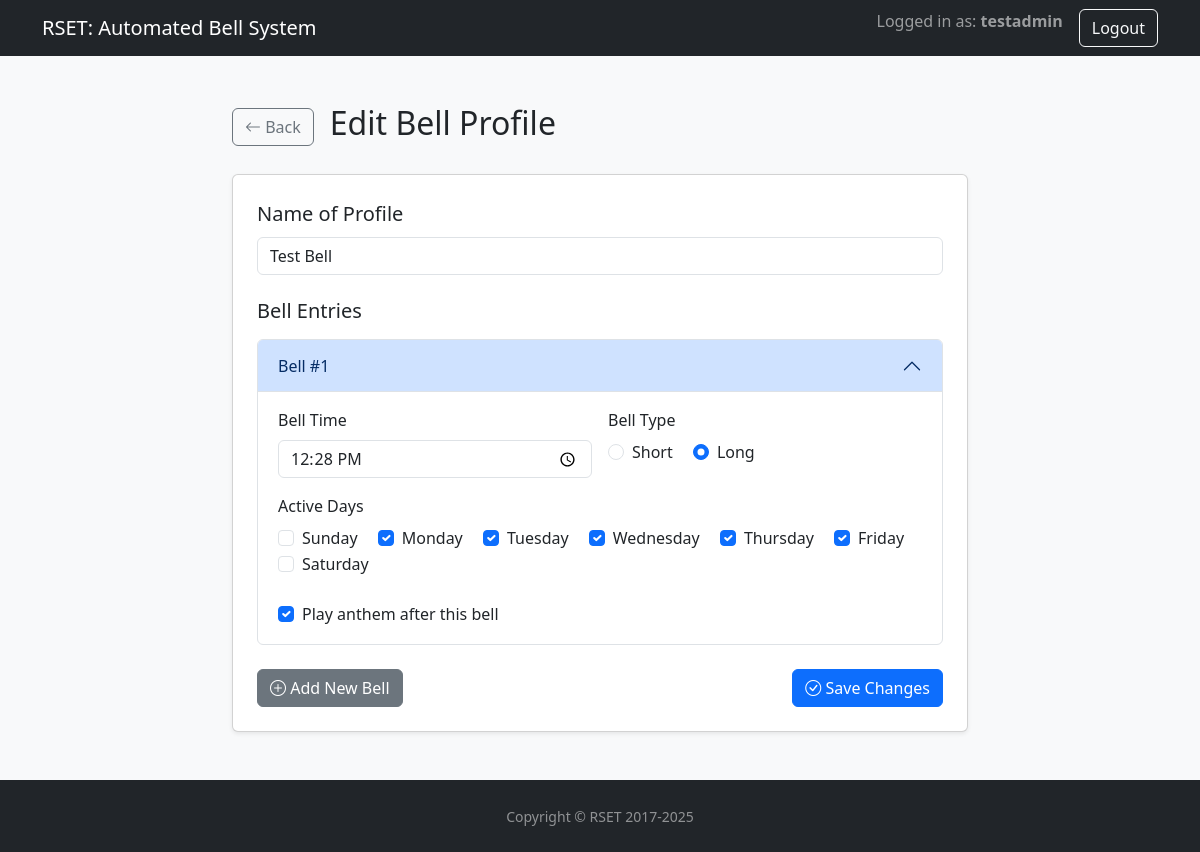
The app's page /profile/3/edit/ (signed in) with its own data.
### web/models.py (models this page shows, shortened)
class Profile(models.Model):
    name = models.CharField(max_length=100, unique=True)

class Bell(models.Model):
    profile = models.ForeignKey(Profile, on_delete=models.CASCADE, related_name='bells')
    time = models.TimeField()
    is_long = models.BooleanField(default=False)
    play_anthem = models.BooleanField(default=False)
    monday = models.BooleanField(default=True)
    tuesday = models.BooleanField(default=True)
    wednesday = models.BooleanField(default=True)
    thursday = models.BooleanField(default=True)
    friday = models.BooleanField(default=True)
    saturday = models.BooleanField(default=False)
    sunday = models.BooleanField(default=False)
    class Meta:
        ordering = ['time']

### web/views.py (the view, shortened to what this page needs)
# urls.py: path('profile/<int:profile_id>/edit/', edit_profile, name='edit_profile'),
@csrf_protect
def edit_profile(request, profile_id):
    if not request.user.is_authenticated:
        return render(request, 'login.html', {'obj': 'Please login first'})
    profile = get_object_or_404(Profile, id=profile_id)
    context = {
        'profile': profile,
        'username': str(request.user.username)
    }
    return render(request, 'edit_profile.html', context)

### web/templates/edit_profile.html (shortened to what this page needs)
<!DOCTYPE html>
<html lang="en">
<head>
    <link href="https://cdn.jsdelivr.net/npm/bootstrap@5.3.3/dist/css/bootstrap.min.css" rel="stylesheet">
    <link rel="stylesheet" href="https://cdn.jsdelivr.net/npm/bootstrap-icons@1.11.3/font/bootstrap-icons.min.css">
</head>
<body>
    <nav class="navbar navbar-expand-lg navbar-dark bg-dark">
        <div class="container">
            <a class="navbar-brand" href="{% url 'home' %}">RSET: Automated Bell System</a>
            <div class="ms-auto">
                <ul class="navbar-nav">
                    {% if username %}
                    <li class="nav-item"><span class="navbar-text me-3">Logged in as: <strong>{{ username }}</strong></span></li>
                    <li class="nav-item"><a class="btn btn-outline-light" href="{% url 'logout' %}">Logout</a></li>
                    {% endif %}
                </ul>
            </div>
        </div>
    </nav>
    <main>
        <div class="container my-5">
            <div class="row justify-content-center">
                <div class="col-lg-10 col-xl-8">
                    <div class="d-flex align-items-center mb-4">
                         <a href="{% url 'profiles' %}" class="btn btn-outline-secondary me-3"><i class="bi bi-arrow-left"></i> Back</a>
                         <h2>Edit Bell Profile</h2>
                    </div>
                    <div class="card shadow-sm">
                        <div class="card-body p-4">
                            <form method="post">
                                <div class="mb-4">
                                    <label for="profileName" class="form-label fs-5">Name of Profile</label>
                                    <input type="text" name="name" id="profileName" class="form-control" value="{{ profile.name }}" required>
                                </div>
                                <h5 class="mb-3">Bell Entries</h5>
                                <div class="accordion" id="bellAccordion">
                                    {% for bell in profile.bells.all %}
                                    <div class="accordion-item">
                                        <h2 class="accordion-header"><button class="accordion-button" type="button" data-bs-toggle="collapse" data-bs-target="#collapse-{{ forloop.counter0 }}">Bell #{{ forloop.counter }}</button></h2>
                                        <div id="collapse-{{ forloop.counter0 }}" class="accordion-collapse collapse show" data-bs-parent="#bellAccordion">
                                            <div class="accordion-body">
                                                <div class="row g-3">
                                                    <div class="col-md-6"><label class="form-label">Bell Time</label><input type="time" class="form-control" name="bell_time" value="{{ bell.time|time:'H:i' }}"></div>
                                                    <div class="col-md-6">
                                                        <label class="form-label">Bell Type</label>
                                                        <div>
                                                            <div class="form-check form-check-inline">
                                                                <input class="form-check-input" type="radio" name="bell_type_{{ forloop.counter0 }}" value="S" {% if not bell.is_long %}checked{% endif %}>
                                                                <label>Short</label>
                                                            </div>
                                                            <div class="form-check form-check-inline">
                                                                <input class="form-check-input" type="radio" name="bell_type_{{ forloop.counter0 }}" value="L" {% if bell.is_long %}checked{% endif %}>
                                                                <label>Long</label>
                                                            </div>
                                                        </div>
                                                    </div>
                                                    <div class="col-12">
                                                        <label class="form-label">Active Days</label>
                                                        <div>
                                                            <div class="form-check form-check-inline"><input class="form-check-input" type="checkbox" name="sunday_{{ forloop.counter0 }}" value="True" {% if bell.sunday %}checked{% endif %}> <label>Sunday</label></div>
                                                            <div class="form-check form-check-inline"><input class="form-check-input" type="checkbox" name="monday_{{ forloop.counter0 }}" value="True" {% if bell.monday %}checked{% endif %}> <label>Monday</label></div>
                                                            <div class="form-check form-check-inline"><input class="form-check-input" type="checkbox" name="tuesday_{{ forloop.counter0 }}" value="True" {% if bell.tuesday %}checked{% endif %}> <label>Tuesday</label></div>
                                                            <div class="form-check form-check-inline"><input class="form-check-input" type="checkbox" name="wednesday_{{ forloop.counter0 }}" value="True" {% if bell.wednesday %}checked{% endif %}> <label>Wednesday</label></div>
                                                            <div class="form-check form-check-inline"><input class="form-check-input" type="checkbox" name="thursday_{{ forloop.counter0 }}" value="True" {% if bell.thursday %}checked{% endif %}> <label>Thursday</label></div>
                                                            <div class="form-check form-check-inline"><input class="form-check-input" type="checkbox" name="friday_{{ forloop.counter0 }}" value="True" {% if bell.friday %}checked{% endif %}> <label>Friday</label></div>
                                                            <div class="form-check form-check-inline"><input class="form-check-input" type="checkbox" name="saturday_{{ forloop.counter0 }}" value="True" {% if bell.saturday %}checked{% endif %}> <label>Saturday</label></div>
                                                        </div>
                                                    </div>
                                                    <div class="col-12">
                                                        <div class="form-check mt-2">
                                                            <input class="form-check-input" type="checkbox" name="play_anthem_{{ forloop.counter0 }}" value="True" {% if bell.play_anthem %}checked{% endif %}>
                                                            <label>Play anthem after this bell</label>
                                                        </div>
                                                    </div>
                                                </div>
                                            </div>
                                        </div>
                                    </div>
                                    {% endfor %}
                                </div>
                                <div class="mt-4">
                                    <button type="button" id="addBellBtn" class="btn btn-secondary"><i class="bi bi-plus-circle"></i> Add New Bell</button>
                                    <button type="submit" class="btn btn-primary float-end"><i class="bi bi-check-circle"></i> Save Changes</button>
                                </div>
                            </form>
                        </div>
                    </div>
                </div>
            </div>
        </div>
    </main>
    <footer class="py-4 bg-dark text-white-50">
        <div class="container text-center">
            <small>Copyright &copy; RSET 2017-2025</small>
        </div>
    </footer>
</body>
</html>

### web/templates/edit_profile.html (style rules this page uses)
html, body { height: 100%; }
body { display: flex; flex-direction: column; background-color: #f8f9fa; }
main { flex: 1 0 auto; }

### records on screen
Profile: name "Test Bell"
Bell: bell_time "12:28", is_long "☑", monday "☑", tuesday "☑", wednesday "☑", thursday "☑", friday "☑", play_anthem "☑"

### other values on screen
{{ username }} "testadmin"
